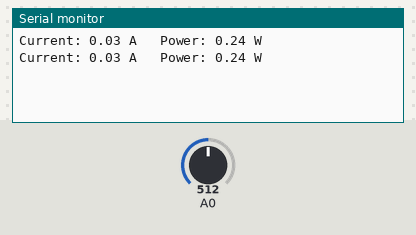
A sketch run on a simulated Arduino Uno, built with avr-gcc and run on an emulated ATmega328P. Shown: the last lines printed to the serial monitor. The inputs (shaded band) are chosen by the test bench; at power-on: A0 = 512.

Above: at 1.2 s.
1.3 s: A0 set to 716
At 2.5 s:
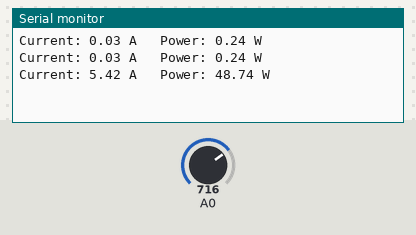
2.8 s: A0 set to 900
At 3.7 s:
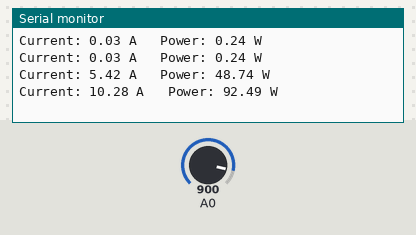
Timing chart, 0 to 5.8 s (numbered marks = the images above; inputs shaded):
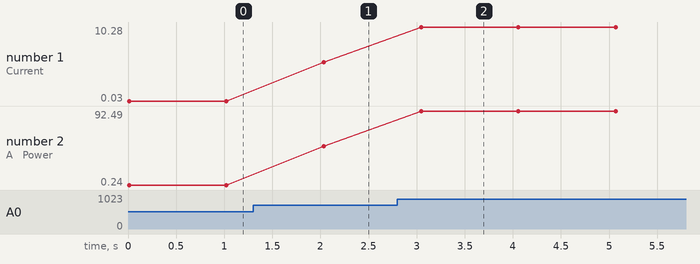

Measured:
- after the input at 1.3 s, the serial monitor: prints a new line after 0.73 s (image 1)
- after the input at 2.8 s, the serial monitor: prints a new line after 0.25 s (image 2)
- plotted number 1: 0.03 → 5.42 after the input at 1.3 s, 5.42 → 10.28 after the input at 2.8 s
- plotted number 2: 0.24 → 48.74 after the input at 1.3 s, 48.74 → 92.49 after the input at 2.8 s

The sketch:

sketch_powercalculation.ino
```cpp
int zero = 511;

void setup() {
  Serial.begin(9600);
}

void loop() {

  long sum = 0;

  for(int i = 0; i < 100; i++) {
    sum += analogRead(A0);
  }

  float avg = sum / 100.0;

  float voltageSensor = (avg - zero) * (5.0 / 1023.0);

  float current = voltageSensor / 0.185;

  float voltage = 9.0;   // assumed AC voltage

  float power = voltage * current;

  Serial.print("Current: ");
  Serial.print(current);

  Serial.print(" A   ");

  Serial.print("Power: ");
  Serial.print(power);

  Serial.println(" W");

  delay(1000);
}
```
